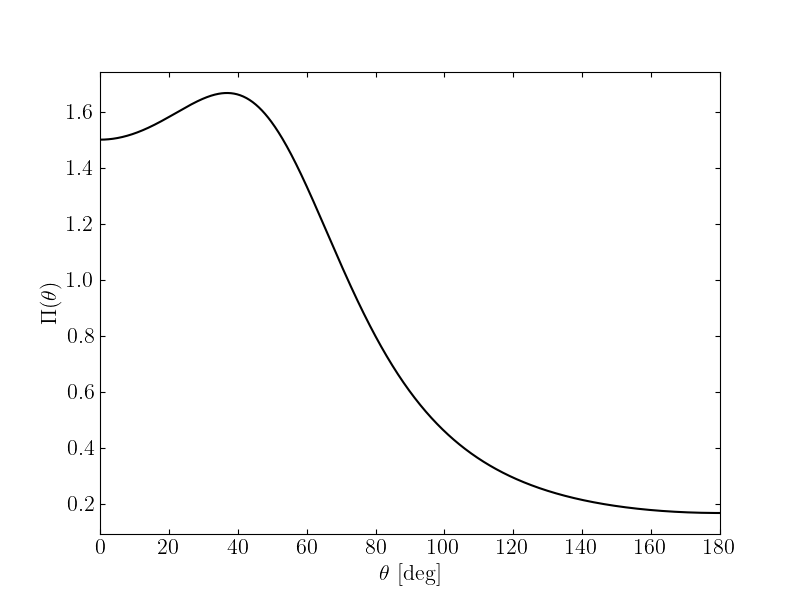

Python code for this plot:
import matplotlib.pyplot as plt
import mpl_extras as me
import numpy as np


theta = np.linspace(0, np.pi, 1000)
Pi = 3 / (5 * np.cos(theta) ** 2 - 8 * np.cos(theta) + 5)


me.setup_mpl(tex=True)
fig, ax = plt.subplots(1, 1, figsize=(8, 6))
ax.plot(np.degrees(theta), Pi, "-k")

ax.tick_params(**me.params)
ax.set_xlabel(r"$\theta$ [deg]")
ax.set_ylabel(r"$\Pi(\theta)$")
ax.set_xlim(0, 180)
fig.savefig("p1c.png")

